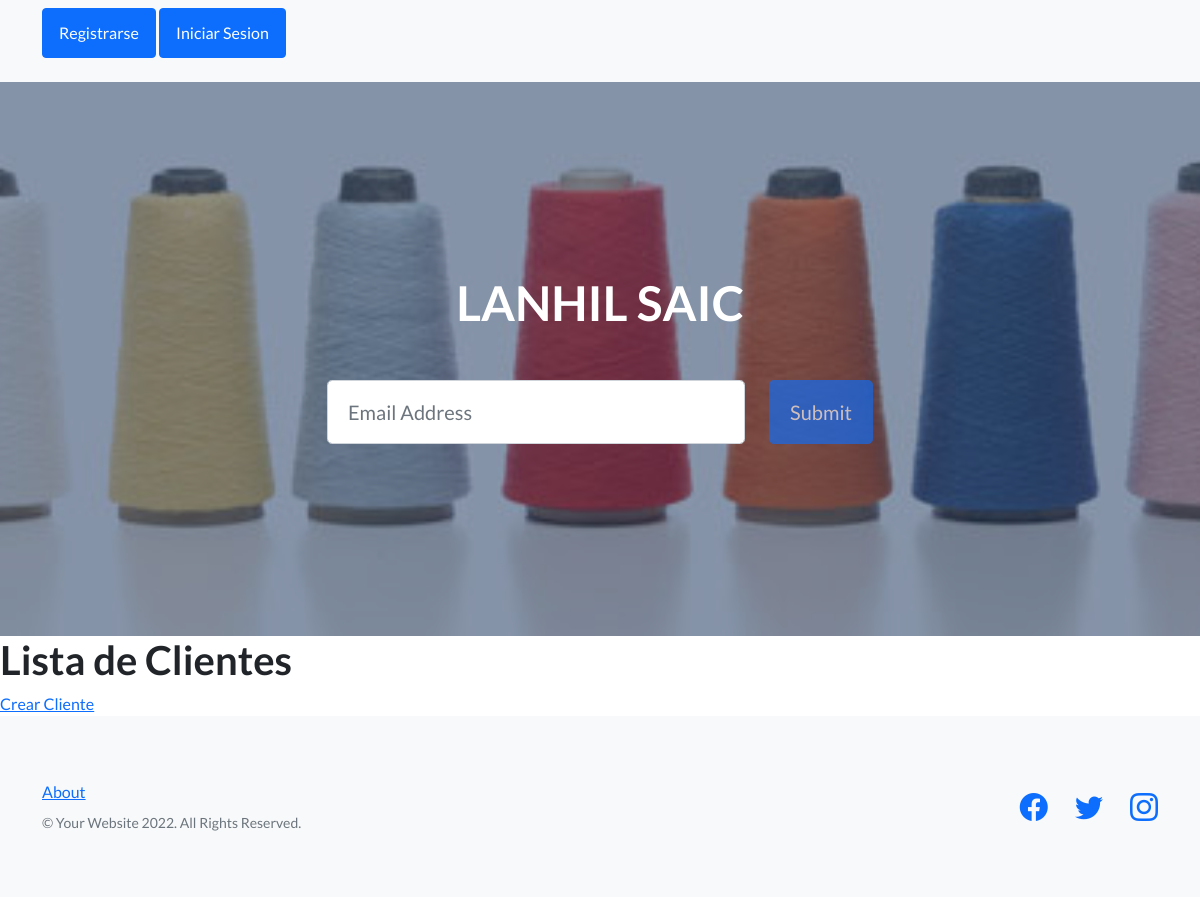
Page /appProduccion/listaClientes/ on the earlier database version.
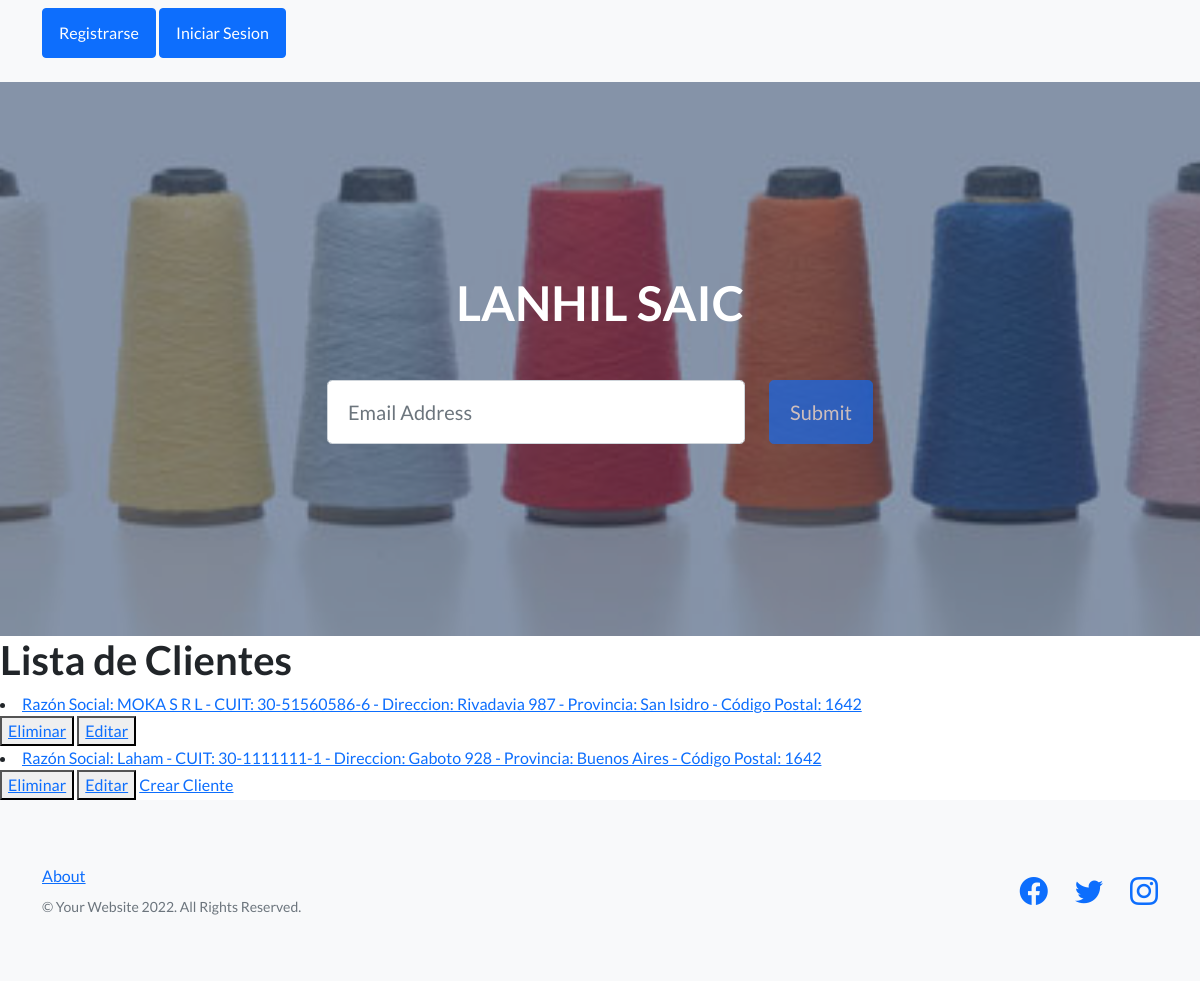
Same page on the later database version.
### appProduccion/models.py (models this page shows)
class Cliente(models.Model):
    razonSocial = models.CharField(max_length=50)
    cuit = models.CharField(max_length=50)
    direccion = models.CharField(max_length=50)
    provincia = models.CharField(max_length=50)
    codigoPostal = models.IntegerField()
    def __str__(self):
        return f"Razón Social: {self.razonSocial} - CUIT: {self.cuit} - Direccion: {self.direccion} - Provincia: {self.provincia} - Código Postal: {self.codigoPostal}"

### appProduccion/views.py (the view)
# urls.py: path('listaClientes/', ClienteList.as_view(), name="ListaClientes"),
class ClienteList(ListView):
    model = Cliente
    template_name = 'appProduccion/cliente_list.html'
    context_object_name = 'clientes' #recibe como contexto la lista de clientes

### appProduccion/templates/appProduccion/cliente_list.html
{% extends "appProduccion/padre.html" %}
{% load static %}
{% block contenidoQueCambia %}
    <h1>Lista de Clientes</h1>
        {% for cliente in clientes %}
            <li>
                <a href="{% url 'DetalleCliente' cliente.id %}">{{cliente}}</a>
            </li>
            <button>
                <a href="{% url 'EliminaCliente' cliente.id %}" >Eliminar</a>
            </button>
            <button>
                <a href="{% url 'ActualizaCliente' cliente.id %}" >Editar</a>
            </button>
        {% endfor %}
        <a href = "{% url 'CreaCliente' %}">Crear Cliente</a>
{% endblock %}

### appProduccion/templates/appProduccion/padre.html (shortened to what this page needs)
<!DOCTYPE html>
<html lang="en">
    <head>
        {% load static %}
        <link href="https://cdn.jsdelivr.net/npm/bootstrap-icons@1.5.0/font/bootstrap-icons.css" rel="stylesheet" type="text/css" />
        <link href="{% static 'appProduccion/css/styles.css' %}" rel="stylesheet" />
    </head>
    <body>
        <nav class="navbar navbar-light bg-light static-top">
            <div class="container">
                {% if user.is_authenticated %}
                    <a class="navbar-brand" href="{% url 'Inicio' %}">Inicio</a>
                    <a class="navbar-brand" href="{% url 'LeerFabricas' %}">Fabrica</a>
                    <a class="navbar-brand" href="{% url 'ListaHilados' %}">Hilados</a>
                    <a class="navbar-brand" href="{% url 'ListaClientes' %}">Cliente</a>
                    {% if url %}
                        <img src="{{url}}" height="35px" alt="avatar">
                    {% endif %}
                    <p>Usuario: {{user.username}}</p>
                    <a class ="btn btn-primary" href="{% url 'AgregarAvatar' %}">Agregar Avatar</a>
                    <a class="btn btn-primary" href="{% url 'Logout' %}">Cerrar Sesion</a>
                {% else %}
                    <p align="right">
                        <a class="btn btn-primary" href="{% url 'Registrar' %}">Registrarse</a>
                        <a class ="btn btn-primary" href="{% url 'Login' %}">Iniciar Sesion</a>
                    </p>
                {% endif %}
            </div>
        </nav>
        <header class="masthead">
            <div class="container position-relative">
                <div class="row justify-content-center">
                    <div class="col-xl-6">
                        <div class="text-center text-white">
                            <h1 class="mb-5">LANHIL SAIC</h1>
                            <form class="form-subscribe" id="contactForm" data-sb-form-api-token="API_TOKEN">
                                <div class="row">
                                    <div class="col">
                                        <input class="form-control form-control-lg" id="emailAddress" type="email" placeholder="Email Address" data-sb-validations="required,email" />
                                    </div>
                                    <div class="col-auto"><button class="btn btn-primary btn-lg disabled" id="submitButton" type="submit">Submit</button></div>
                                </div>
                            </form>
                        </div>
                    </div>
                </div>
            </div>
        </header>
        {% block contenidoQueCambia %}
        {% endblock %}
        <footer class="footer bg-light">
            <div class="container">
                <div class="row">
                    <div class="col-lg-6 h-100 text-center text-lg-start my-auto">
                        <ul class="list-inline mb-2">
                            <li class="list-inline-item"><a href="{% url 'AboutMe' %}">About</a></li>
                        </ul>
                        <p class="text-muted small mb-4 mb-lg-0">&copy; Your Website 2022. All Rights Reserved.</p>
                    </div>
                    <div class="col-lg-6 h-100 text-center text-lg-end my-auto">
                        <ul class="list-inline mb-0">
                            <li class="list-inline-item me-4">
                                <a href="#!"><i class="bi-facebook fs-3"></i></a>
                            </li>
                            <li class="list-inline-item me-4">
                                <a href="#!"><i class="bi-twitter fs-3"></i></a>
                            </li>
                            <li class="list-inline-item">
                                <a href="#!"><i class="bi-instagram fs-3"></i></a>
                            </li>
                        </ul>
                    </div>
                </div>
            </div>
        </footer>
    </body>
</html>

Differences in the rows shown:
added Cliente: razonSocial+cuit+direccion "Razón Social: MOKA S R L - CUIT: 30-51560586-6 - Direccion: Rivadavia 987 - Provincia: San Isidro - Código Postal: 1642"
added Cliente: razonSocial+cuit+direccion "Razón Social: Laham - CUIT: 30-1111111-1 - Direccion: Gaboto 928 - Provincia: Buenos Aires - Código Postal: 1642"
